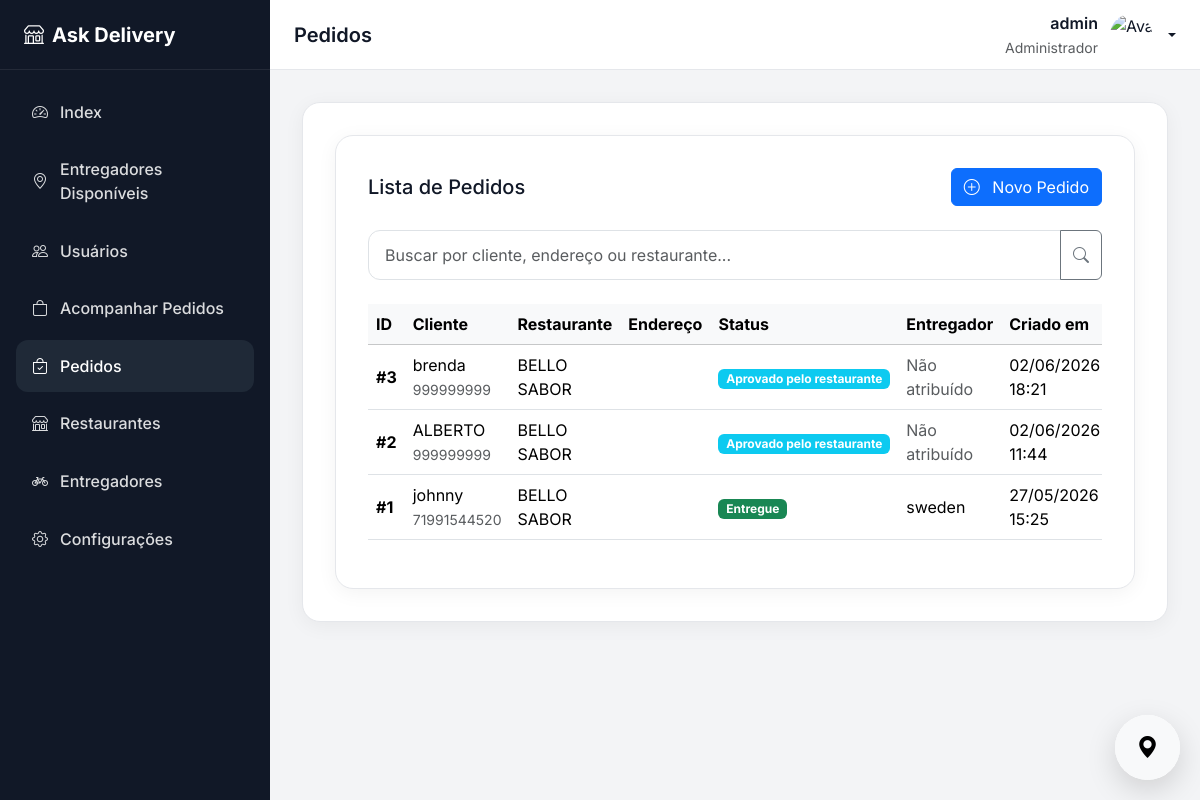
The app's page /orders/orders/list/ (signed in), older data.
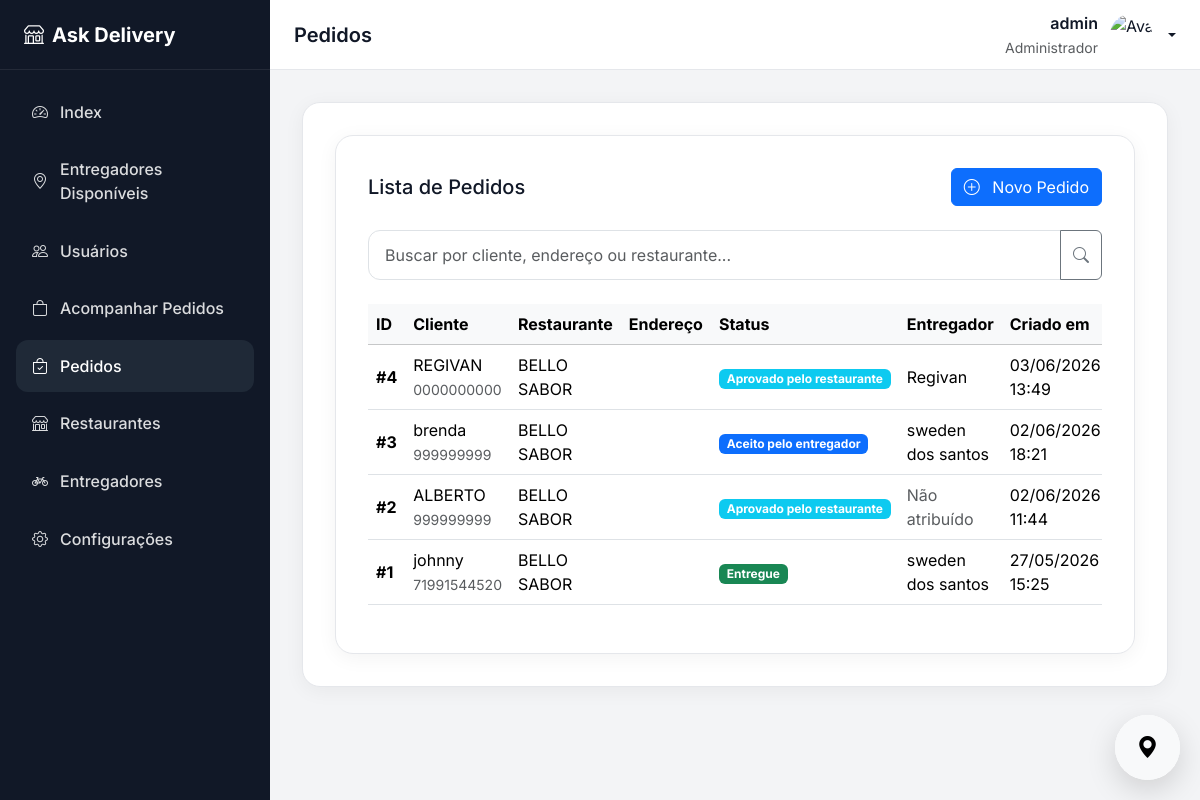
The same page, newer data.
### core/models.py (models this page shows, shortened)
class User(AbstractUser):
    telefone = models.CharField(max_length=20, blank=True)
    email = models.EmailField(unique=True)
    USERNAME_FIELD = 'email'
    REQUIRED_FIELDS = ['username']

class Restaurante(models.Model):
    usuario = models.OneToOneField(
        Usuario,
        on_delete=models.CASCADE,
        related_name='restaurante'
    )
    nome_fantasia = models.CharField(max_length=200)
    razao_social = models.CharField(max_length=200, blank=True)
    cnpj = models.CharField(max_length=18)
    descricao = models.TextField(blank=True)
    telefone_comercial = models.CharField(max_length=20)
    aberto = models.BooleanField(default=False)
    ativo = models.BooleanField(default=True)
    taxa_entrega = models.DecimalField(max_digits=10, decimal_places=2, default=0)
    tempo_preparo_min = models.IntegerField(default=30)
    latitude = models.DecimalField(max_digits=15, decimal_places=10, null=True, blank=True)
    longitude = models.DecimalField(max_digits=15, decimal_places=10, null=True, blank=True)
    aceita_retirada = models.BooleanField(default=True)
    def __str__(self):
        return self.nome_fantasia

class Entregador(models.Model):
    usuario = models.OneToOneField(
        Usuario,
        on_delete=models.CASCADE,
        related_name='entregador'
    )
    cpf = models.CharField(max_length=14)
    cnh = models.CharField(max_length=20, blank=True)
    data_nascimento = models.DateField(blank=True, null=True)
    sexo = models.CharField(max_length=20, choices=SEXO, blank=True, null=True)
    tipo_veiculo = models.CharField(max_length=20, choices=TIPO_VEICULO)
    placa = models.CharField(max_length=10, blank=True)
    status = models.CharField(
        max_length=20,
        choices=STATUS,
        default='OFFLINE'
    )
    latitude = models.DecimalField(max_digits=9, decimal_places=6, null=True, blank=True)
    longitude = models.DecimalField(max_digits=9, decimal_places=6, null=True, blank=True)
    ultima_localizacao = models.DateTimeField(null=True, blank=True)
    disponivel = models.BooleanField(default=False)
    aprovado = models.BooleanField(default=False)

class Usuario(models.Model):
    user = models.OneToOneField(
        User,
        on_delete=models.CASCADE,
        related_name='perfil'
    )
    tipo = models.CharField(max_length=20, choices=TIPO)
    foto = models.ImageField(
        upload_to=user_directory_path,
        blank=True,
        null=True
    )
    telefone_verificado = models.BooleanField(default=False)
    email_verificado = models.BooleanField(default=False)
    ativo = models.BooleanField(default=True)
    criado_em = models.DateTimeField(auto_now_add=True)
    atualizado_em = models.DateTimeField(auto_now=True)
    class Meta:
        permissions = (
            ("cliente", "Permissão de cliente"),
            ("entregador", "Permissão de entregador"),
            ("restaurante", "Permissão de restaurante"),
        )

### orders/models.py (models this page shows, shortened)
class Order(models.Model):
    class Status(models.TextChoices):
        CREATED = 'created', 'Criado'
        APPROVED = 'approved', 'Aprovado pelo restaurante'
        ACCEPTED = 'accepted', 'Aceito pelo entregador'
        PICKING = 'picking', 'Em coleta'
        IN_TRANSIT = 'in_transit', 'Em rota'
        DELIVERED = 'delivered', 'Entregue'
        CANCELED = 'canceled', 'Cancelado'
    customer_name = models.CharField(max_length=150)
    customer_phone = models.CharField(max_length=20, blank=True, null=True)
    latitude = models.DecimalField(max_digits=15, decimal_places=10)
    longitude = models.DecimalField(max_digits=15, decimal_places=10)
    status = models.CharField(
        max_length=20,
        choices=Status.choices,
        default=Status.CREATED
    )
    restaurante = models.ForeignKey(
        Restaurante,
        related_name='orders_restaurante',
        on_delete=models.CASCADE,
    )
    entregador = models.ForeignKey(
        Entregador,
        on_delete=models.SET_NULL,
        null=True,
        blank=True,
        related_name='orders'
    )
    cliente = models.ForeignKey(
        Cliente,
        on_delete=models.SET_NULL,
        null=True,
        blank=True,
    )
    cep = models.CharField(max_length=9, blank=True)
    rua = models.CharField(max_length=200)
    numero = models.CharField(max_length=20)
    complemento = models.CharField(max_length=200, blank=True)
    bairro = models.CharField(max_length=100)
    cidade = models.CharField(max_length=100)
    estado = models.CharField(max_length=2)
    created_at = models.DateTimeField(auto_now_add=True)
    updated_at = models.DateTimeField(auto_now=True)

### orders/views.py (the view, shortened to what this page needs)
# urls.py: path('orders/list/', v.OrderListView.as_view(), name='orders_list'),
class OrderListView(CustomView, ListView):
    model = Order
    template_name = 'orders/orders_list.html'
    context_object_name = 'orders'
    paginate_by = 10
    permission_codename = [
        'core.restaurante',
        'core.entregador',
        'core.cliente',
    ]
    def get_queryset(self):
        user = self.request.user
        queryset = Order.objects.select_related(
            'restaurante',
            'entregador',
            'cliente'
        ).all().order_by('-id')
        if user.is_superuser:
            return queryset
    def get_status_badge(self, status):
        badges = {
            'created': 'secondary',
            'approved': 'info',
            'accepted': 'primary',
            'picking': 'warning',
            'in_transit': 'dark',
            'delivered': 'success',
            'canceled': 'danger',
        }
        return badges.get(status, 'secondary')
    def get_urls(self, order):
        return {
            'detail': reverse('orders:order_detail', kwargs={'pk': order.pk}) if hasattr(order, 'pk') else '#',
            'update': reverse('orders:order_update', kwargs={'pk': order.pk}) if hasattr(order, 'pk') else '#',
        }
    def get_context_data(self, **kwargs):
        context = super().get_context_data(**kwargs)
        orders = context['orders']
        for order in orders:
            order.urls = self.get_urls(order)
            order.badge = self.get_status_badge(order.status)
        context['page_title'] = 'Pedidos'
        context['search'] = self.request.GET.get('search', '')
        return context

### orders/templates/orders/orders_list.html (shortened to what this page needs)
{% extends 'base.html' %}
{% load static %}
{% block page_title %}Pedidos{% endblock %}
{% block content %}
<div class="page-card">
    <div class="d-flex justify-content-between align-items-center mb-4 flex-wrap gap-2">
        <h5 class="mb-0">Lista de Pedidos</h5>
        <div class="d-flex gap-2">
            <a href="{% url 'orders:orders_criar' %}" class="btn btn-primary">
                <i class="bi bi-plus-circle me-2"></i>
                Novo Pedido
            </a>
        </div>
    </div>
    <form method="GET" class="mb-4">
        <div class="input-group">
            <input type="text"
                   name="search"
                   class="form-control"
                   placeholder="Buscar por cliente, endereço ou restaurante..."
                   value="{{ search }}">
            <button class="btn btn-outline-secondary" type="submit">
                <i class="bi bi-search"></i>
            </button>
        </div>
    </form>
    <div class="table-responsive">
        <table class="table table-hover align-middle">
            <thead class="table-light">
                <tr>
                    <th>ID</th>
                    <th>Cliente</th>
                    <th>Restaurante</th>
                    <th>Endereço</th>
                    <th>Status</th>
                    <th>Entregador</th>
                    <th>Criado em</th>
                </tr>
            </thead>
            <tbody>
            {% for order in orders %}
                <tr>
                    <td>
                        <strong>#{{ order.id }}</strong>
                    </td>
                    <td>
                        {{ order.customer_name }}
                        <br>
                        <small class="text-muted">
                            {{ order.customer_phone|default:"-" }}
                        </small>
                    </td>
                    <td>
                        {{ order.restaurante }}
                    </td>
                    <td>
                    </td>
                    <td>
                        <span class="badge bg-{{ order.badge }}">
                            {{ order.get_status_display }}
                        </span>
                    </td>
                    <td>
                        {% if order.entregador %}
                            {{ order.entregador.usuario.user.get_full_name }}
                        {% else %}
                            <span class="text-muted">Não atribuído</span>
                        {% endif %}
                    </td>
                    <td>
                        {{ order.created_at|date:"d/m/Y H:i" }}
                    </td>
                </tr>
            {% empty %}
                <tr>
                    <td colspan="8" class="text-center py-4 text-muted">
                        Nenhum pedido encontrado.
                    </td>
                </tr>
            {% endfor %}
            </tbody>
        </table>
    </div>
</div>
{% endblock %}

### core/templates/base.html (shortened to what this page needs)
{% load static %}
<!DOCTYPE html>
<html lang="pt-br">
<head>
    <link href="https://cdn.jsdelivr.net/npm/bootstrap@5.3.3/dist/css/bootstrap.min.css" rel="stylesheet">
    <link rel="stylesheet" href="https://cdn.jsdelivr.net/npm/bootstrap-icons@1.11.3/font/bootstrap-icons.css">
    <link href="{% static 'css/admin.css' %}" rel="stylesheet">
</head>
<body>
    <aside class="sidebar" id="sidebar">
        <div class="sidebar-brand">
            <i class="bi bi-shop me-2"></i> Ask Delivery
        </div>
        <nav class="sidebar-nav nav flex-column">
            <a href="{% url 'core:index' %}"
               class="nav-link {% if request.resolver_match.url_name == 'index' %}active{% endif %}">
                <i class="bi bi-speedometer2"></i>
                Index
            </a>
            <a href="{% url 'tracking:tracking-dashboard' %}"
               class="nav-link {% if request.resolver_match.url_name == 'tracking-dashboard' %}active{% endif %}">
                <i class="bi bi-geo-alt"></i>
                Entregadores Disponíveis
            </a>
            <a href="{% url 'core:usuario_list' %}"
               class="nav-link {% if request.resolver_match.url_name == 'usuario_list' %}active{% endif %}">
                <i class="bi bi-people"></i>
                Usuários
            </a>
            <a href="{% url 'orders:orders_dashboard' %}"
               class="nav-link {% if request.resolver_match.url_name == 'orders_dashboard' %}active{% endif %}">
                <i class="bi bi-bag"></i>
                Acompanhar Pedidos
            </a>
            <a href="{% url 'orders:orders_list' %}"
               class="nav-link {% if request.resolver_match.url_name == 'orders_list' %}active{% endif %}">
                <i class="bi bi-bag-check"></i>
                Pedidos
            </a>
            <a href="#" class="nav-link">
                <i class="bi bi-shop"></i>
                Restaurantes
            </a>
            <a href="#" class="nav-link">
                <i class="bi bi-bicycle"></i>
                Entregadores
            </a>
            <a href="#" class="nav-link">
                <i class="bi bi-gear"></i>
                Configurações
            </a>
        </nav>
    </aside>
    <div class="main-wrapper">
        <header class="topbar">
            <div class="d-flex align-items-center gap-3">
                <h5 class="mb-0 fw-semibold">
                    {% block page_title %}Dashboard{% endblock %}
                </h5>
            </div>
            <div class="dropdown">
                <div class="user-box dropdown-toggle"
                     data-bs-toggle="dropdown"
                     aria-expanded="false"
                     style="cursor: pointer;">
                    <div class="text-end d-none d-sm-block">
                        <div class="fw-semibold">
                            {{ request.user.get_full_name|default:request.user.username }}
                        </div>
                         {% if request.user.is_superuser %}
                        <small class="text-muted">
                            Administrador
                        </small>
                        {%endif%}
                    </div>
                    {% if request.user.perfil and request.user.perfil.foto %}
                        <img src="{{ request.user.perfil.foto.url }}"
                            alt="Avatar"
                            class="user-avatar">
                    {% else %}
                        <img src="{% static 'imagens/user.png' %}"
                            alt="Avatar"
                            class="user-avatar">
                    {% endif %}
                </div>
            </div>
        </header>
        <main class="content-wrapper">
            <div class="page-card">
                {% block content %}
                {% endblock %}
            </div>
        </main>
    </div>
    <div id="tracking-widget" class="tracking-widget minimized">
    <div class="tracking-header">
        <button id="trackingMinimize"
                class="tracking-toggle">
            <i class="bi bi-geo-alt-fill"></i>
        </button>
    </div>
</div>
</body>
</html>

Row changes from the older to the newer data that the page shows:
added Order: id "4", customer_name "REGIVAN", customer_phone "0000000000", restaurante "BELLO SABOR", status "Aprovado pelo restaurante", entregador.usuario.user.get_full_name "Regivan", created_at "03/06/2026 13:49"
changed Order "brenda": status "Aprovado pelo restaurante" → "Aceito pelo entregador"; entregador.usuario.user.get_full_name (not shown) → "sweden dos santos"; no longer shows "Não atribuído"
changed through a linked row, Order "johnny": entregador.usuario.user.get_full_name "sweden" → "sweden dos santos"
